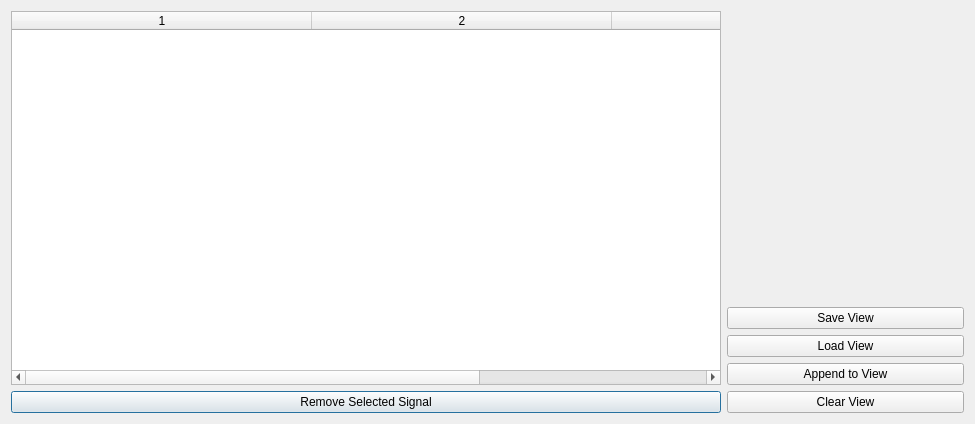
<?xml version="1.0" encoding="UTF-8"?>
<ui version="4.0">
 <class>SignalViewerWindow</class>
 <widget class="QDialog" name="SignalViewerWindow">
  <property name="geometry">
   <rect>
    <x>0</x>
    <y>0</y>
    <width>975</width>
    <height>424</height>
   </rect>
  </property>
  <property name="windowTitle">
   <string>Signal Viewer</string>
  </property>
  <layout class="QHBoxLayout" name="horizontalLayout" stretch="3,1">
   <item>
    <layout class="QVBoxLayout" name="verticalLayout_2">
     <item>
      <widget class="QTableWidget" name="tableViewer">
       <property name="sortingEnabled">
        <bool>true</bool>
       </property>
       <property name="columnCount">
        <number>3</number>
       </property>
       <attribute name="horizontalHeaderDefaultSectionSize">
        <number>300</number>
       </attribute>
       <attribute name="horizontalHeaderStretchLastSection">
        <bool>true</bool>
       </attribute>
       <attribute name="verticalHeaderStretchLastSection">
        <bool>false</bool>
       </attribute>
       <column/>
       <column/>
       <column/>
      </widget>
     </item>
     <item>
      <widget class="QPushButton" name="btnRemove">
       <property name="text">
        <string>Remove Selected Signal</string>
       </property>
      </widget>
     </item>
    </layout>
   </item>
   <item>
    <layout class="QVBoxLayout" name="verticalLayout">
     <item>
      <widget class="SignalSelector" name="signalSelector" native="true"/>
     </item>
     <item>
      <spacer name="verticalSpacer">
       <property name="orientation">
        <enum>Qt::Vertical</enum>
       </property>
       <property name="sizeHint" stdset="0">
        <size>
         <width>20</width>
         <height>40</height>
        </size>
       </property>
      </spacer>
     </item>
     <item>
      <widget class="QPushButton" name="btnSave">
       <property name="text">
        <string>Save View</string>
       </property>
      </widget>
     </item>
     <item>
      <widget class="QPushButton" name="btnLoad">
       <property name="text">
        <string>Load View</string>
       </property>
      </widget>
     </item>
     <item>
      <widget class="QPushButton" name="btnAppend">
       <property name="text">
        <string>Append to View</string>
       </property>
      </widget>
     </item>
     <item>
      <widget class="QPushButton" name="btnClear">
       <property name="text">
        <string>Clear View</string>
       </property>
      </widget>
     </item>
    </layout>
   </item>
  </layout>
 </widget>
 <customwidgets>
  <customwidget>
   <class>SignalSelector</class>
   <extends>QWidget</extends>
   <header>signalselector.h</header>
   <container>1</container>
  </customwidget>
 </customwidgets>
 <resources/>
 <connections/>
</ui>
